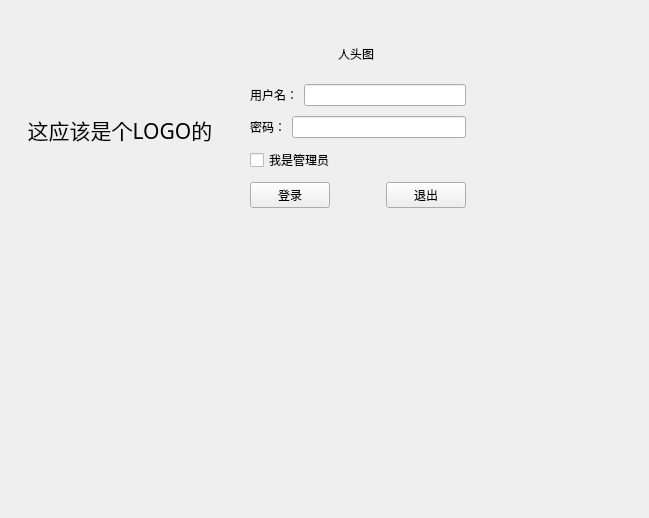
<?xml version="1.0" encoding="UTF-8"?>
<ui version="4.0">
 <class>Log_in</class>
 <widget class="QWidget" name="Log_in">
  <property name="geometry">
   <rect>
    <x>0</x>
    <y>0</y>
    <width>649</width>
    <height>518</height>
   </rect>
  </property>
  <property name="windowTitle">
   <string>登录</string>
  </property>
  <property name="windowIcon">
   <iconset theme="QIcon::ThemeIcon::ContactNew"/>
  </property>
  <widget class="QLabel" name="label_LOGO">
   <property name="geometry">
    <rect>
     <x>20</x>
     <y>30</y>
     <width>200</width>
     <height>200</height>
    </rect>
   </property>
   <property name="minimumSize">
    <size>
     <width>200</width>
     <height>200</height>
    </size>
   </property>
   <property name="maximumSize">
    <size>
     <width>200</width>
     <height>200</height>
    </size>
   </property>
   <property name="font">
    <font>
     <family>楷体</family>
     <pointsize>16</pointsize>
    </font>
   </property>
   <property name="text">
    <string>这应该是个LOGO的</string>
   </property>
   <property name="alignment">
    <set>Qt::AlignmentFlag::AlignCenter</set>
   </property>
  </widget>
  <widget class="QWidget" name="layoutWidget">
   <property name="geometry">
    <rect>
     <x>250</x>
     <y>30</y>
     <width>216</width>
     <height>184</height>
    </rect>
   </property>
   <layout class="QVBoxLayout" name="verticalLayout">
    <item>
     <layout class="QHBoxLayout" name="horizontalLayout_4">
      <item>
       <spacer name="horizontalSpacer_2">
        <property name="orientation">
         <enum>Qt::Orientation::Horizontal</enum>
        </property>
        <property name="sizeHint" stdset="0">
         <size>
          <width>40</width>
          <height>20</height>
         </size>
        </property>
       </spacer>
      </item>
      <item>
       <widget class="QLabel" name="label_icon">
        <property name="minimumSize">
         <size>
          <width>40</width>
          <height>40</height>
         </size>
        </property>
        <property name="maximumSize">
         <size>
          <width>40</width>
          <height>40</height>
         </size>
        </property>
        <property name="text">
         <string>人头图</string>
        </property>
       </widget>
      </item>
      <item>
       <spacer name="horizontalSpacer_3">
        <property name="orientation">
         <enum>Qt::Orientation::Horizontal</enum>
        </property>
        <property name="sizeHint" stdset="0">
         <size>
          <width>40</width>
          <height>20</height>
         </size>
        </property>
       </spacer>
      </item>
     </layout>
    </item>
    <item>
     <layout class="QHBoxLayout" name="horizontalLayout_3">
      <item>
       <widget class="QLabel" name="label_user">
        <property name="text">
         <string>用户名：</string>
        </property>
        <property name="alignment">
         <set>Qt::AlignmentFlag::AlignRight|Qt::AlignmentFlag::AlignTrailing|Qt::AlignmentFlag::AlignVCenter</set>
        </property>
       </widget>
      </item>
      <item>
       <widget class="QLineEdit" name="line_username"/>
      </item>
     </layout>
    </item>
    <item>
     <layout class="QHBoxLayout" name="horizontalLayout_2">
      <item>
       <widget class="QLabel" name="label_password">
        <property name="text">
         <string>密码：</string>
        </property>
        <property name="alignment">
         <set>Qt::AlignmentFlag::AlignRight|Qt::AlignmentFlag::AlignTrailing|Qt::AlignmentFlag::AlignVCenter</set>
        </property>
       </widget>
      </item>
      <item>
       <widget class="QLineEdit" name="lineEdit_password"/>
      </item>
     </layout>
    </item>
    <item>
     <widget class="QCheckBox" name="manager_check">
      <property name="text">
       <string>我是管理员</string>
      </property>
     </widget>
    </item>
    <item>
     <layout class="QHBoxLayout" name="horizontalLayout">
      <item>
       <widget class="QPushButton" name="pushButton_login">
        <property name="text">
         <string>登录</string>
        </property>
       </widget>
      </item>
      <item>
       <spacer name="horizontalSpacer">
        <property name="orientation">
         <enum>Qt::Orientation::Horizontal</enum>
        </property>
        <property name="sizeHint" stdset="0">
         <size>
          <width>40</width>
          <height>20</height>
         </size>
        </property>
       </spacer>
      </item>
      <item>
       <widget class="QPushButton" name="pushButton_quit">
        <property name="text">
         <string>退出</string>
        </property>
       </widget>
      </item>
     </layout>
    </item>
   </layout>
  </widget>
 </widget>
 <resources/>
 <connections/>
</ui>
